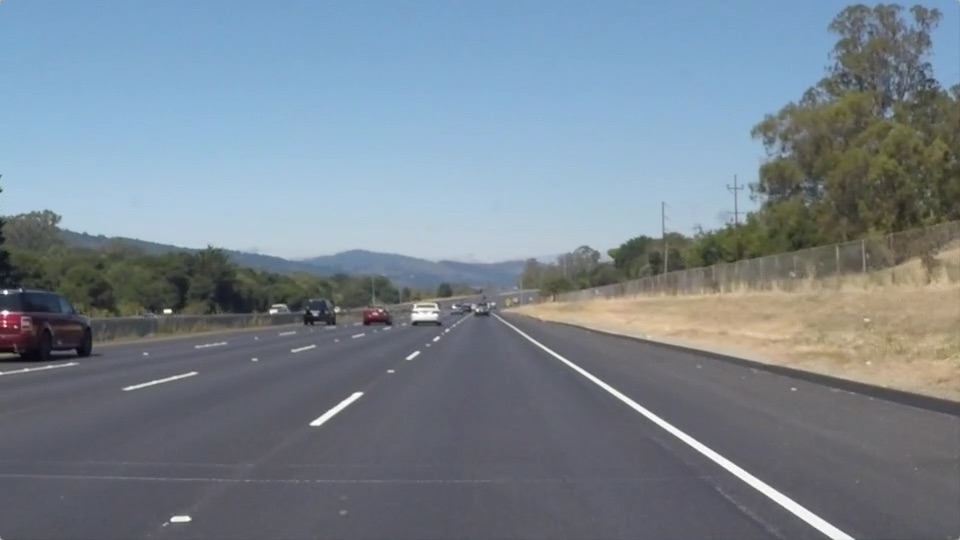
#> input picture CarND-LaneLines-P1/test_images/solidWhiteRight.jpg, 960 x 540 px
$ jupyter execute --allow-errors P1.ipynb   (shell and % lines are left out)
#> lines starting #> are read from the running program, lines starting #| are printed output that depends on the picture; after the words box and inside, x2 and y2 are one past the last pixel; in counts of white or black regions, pixels touching at a corner belong together
# **Finding Lane Lines on the Road**
***
In this project, you will use the tools you learned about in the lesson to identify lane lines on the road.  You can develop your pipeline on a series of individual images, and later apply the result to a video stream (really just a series of images). Check out the video clip "raw-lines-example.mp4" (also contained in this repository) to see what the output should look like after using the helper functions below.

Once you have a result that looks roughly like "raw-lines-example.mp4", you'll need to get creative and try to average and/or extrapolate the line segments you've detected to map out the full extent of the lane lines.  You can see an example of the result you're going for in the video "P1_example.mp4".  Ultimately, you would like to draw just one line for the left side of the lane, and one for the right.

---
Let's have a look at our first image called 'test_images/solidWhiteRight.jpg'.  Run the 2 cells below (hit Shift-Enter or the "play" button above) to display the image.

**Note** If, at any point, you encounter frozen display windows or other confounding issues, you can always start again with a clean slate by going to the "Kernel" menu above and selecting "Restart & Clear Output".

---

**The tools you have are color selection, region of interest selection, grayscaling, Gaussian smoothing, Canny Edge Detection and Hough Tranform line detection.  You  are also free to explore and try other techniques that were not presented in the lesson.  Your goal is piece together a pipeline to detect the line segments in the image, then average/extrapolate them and draw them onto the image for display (as below).  Once you have a working pipeline, try it out on the video stream below.**

---

<figure>

 <figcaption>
 <p></p>
 <p style="text-align: center;"> Your output should look something like this (above) after detecting line segments using the helper functions below </p>
 </figcaption>
</figure>
 <p></p>
<figure>

 <figcaption>
 <p></p>
 <p style="text-align: center;"> Your goal is to connect/average/extrapolate line segments to get output like this</p>
 </figcaption>
</figure>

[cell 1]
#importing some useful packages
import matplotlib.pyplot as plt
import matplotlib.image as mpimg
import numpy as np
import cv2

[cell 2]
#reading in an image
image = mpimg.imread('test_images/solidWhiteRight.jpg')
#> image is the input picture: shape (540, 960, 3); mean R, G, B 120.3, 132.6, 143.7
#printing out some stats and plotting
print('This image is:', type(image), 'with dimesions:', image.shape)
#| This image is: <class 'numpy.ndarray'> with dimesions: (540, 960, 3)
plt.imshow(image)  #call as plt.imshow(gray, cmap='gray') to show a grayscaled image

**Some OpenCV functions (beyond those introduced in the lesson) that might be useful for this project are:**

`cv2.inRange()` for color selection
`cv2.fillPoly()` for regions selection
`cv2.line()` to draw lines on an image given endpoints
`cv2.addWeighted()` to coadd / overlay two images
`cv2.cvtColor()` to grayscale or change color
`cv2.imwrite()` to output images to file
`cv2.bitwise_and()` to apply a mask to an image

**Check out the OpenCV documentation to learn about these and discover even more awesome functionality!**

Below are some helper functions to help get you started. They should look familiar from the lesson!

[cell 3]
import math

def grayscale(img):
    """Applies the Grayscale transform
    This will return an image with only one color channel
    but NOTE: to see the returned image as grayscale
    you should call plt.imshow(gray, cmap='gray')"""
    return cv2.cvtColor(img, cv2.COLOR_BGR2GRAY)

def canny(img, low_threshold, high_threshold):
    """Applies the Canny transform"""
    return cv2.Canny(img, low_threshold, high_threshold)

def gaussian_blur(img, kernel_size):
    """Applies a Gaussian Noise kernel"""
    return cv2.GaussianBlur(img, (kernel_size, kernel_size), 0)

def region_of_interest(img, vertices):
    """
    Applies an image mask.

    Only keeps the region of the image defined by the polygon
    formed from `vertices`. The rest of the image is set to black.
    """
    #defining a blank mask to start with
    mask = np.zeros_like(img)

    #defining a 3 channel or 1 channel color to fill the mask with depending on the input image
    if len(img.shape) > 2:
        channel_count = img.shape[2]  # i.e. 3 or 4 depending on your image
        ignore_mask_color = (255,) * channel_count
    else:
        ignore_mask_color = 255

    #filling pixels inside the polygon defined by "vertices" with the fill color
    cv2.fillPoly(mask, vertices, ignore_mask_color)

    #returning the image only where mask pixels are nonzero
    masked_image = cv2.bitwise_and(img, mask)
    return masked_image

def calc_slope(line):
    [[x1,y1,x2,y2]]=line
    slope=(y2-y1)/(x2-x1)
    return slope

def draw_lines(img, lines, color=[255, 0, 0], thickness=7, debug=False):
    """
    NOTE: this is the function you might want to use as a starting point once you want to
    average/extrapolate the line segments you detect to map out the full
    extent of the lane (going from the result shown in raw-lines-example.mp4
    to that shown in P1_example.mp4).

    Think about things like separating line segments by their
    slope ((y2-y1)/(x2-x1)) to decide which segments are part of the left
    line vs. the right line.  Then, you can average the position of each of
    the lines and extrapolate to the top and bottom of the lane.

    This function draws `lines` with `color` and `thickness`.
    Lines are drawn on the image inplace (mutates the image).
    If you want to make the lines semi-transparent, think about combining
    this function with the weighted_img() function below
    """

    shape_ymax, shape_xmax, _ = img.shape
    if debug==False:
        """   Calculate slopes and group the lines into left and right     """
        right_lines=[]
        left_lines=[]
        slopes=[]
        slope_thres=0.5
        for line in lines:
            slope=calc_slope(line)
            slopes.append(slope)
            if(slope>slope_thres):
                right_lines.append(line)
            elif(slope<-slope_thres):
                left_lines.append(line)

        """        Averaging        """
        left_line =np.mean(left_lines,axis=0)
        left_line =left_line.astype(int)
        right_line=np.mean(right_lines,axis=0)
        right_line=right_line.astype(int)

        """        Extrapolate        """
        y_thres=int(0.6*shape_ymax)
        m=calc_slope(left_line)
        [[x1,y1,x2,y2]]=left_line
        xmin=int(x1+(shape_ymax-y1)/m)
        xmax=int(x2-(y2-y_thres)/m)
        cv2.line(img, (xmin, shape_ymax), (xmax, y_thres), color, thickness)

        m=calc_slope(right_line)
        [[x1,y1,x2,y2]]=right_line
        xmax=int(x2+(shape_ymax-y2)/m)
        xmin=int(x1-(y1-y_thres)/m)
        cv2.line(img, (xmin, y_thres), (xmax, shape_ymax), color, thickness)
    else:
        for line in lines:
            for x1,y1,x2,y2 in line:
                cv2.line(img, (x1, y1), (x2, y2), color, thickness)

def hough_lines(img, rho, theta, threshold, min_line_len, max_line_gap):
    """
    `img` should be the output of a Canny transform.

    Returns an image with hough lines drawn.
    """
    lines = cv2.HoughLinesP(img, rho, theta, threshold, np.array([]), minLineLength=min_line_len, maxLineGap=max_line_gap)
    line_img = np.zeros((*img.shape, 3), dtype=np.uint8)
    draw_lines(line_img, lines)
    return line_img

# Python 3 has support for cool math symbols.

def weighted_img(img, initial_img, α=0.8, β=1., λ=0.):
    """
    `img` is the output of the hough_lines(), An image with lines drawn on it.
    Should be a blank image (all black) with lines drawn on it.

    `initial_img` should be the image before any processing.

    The result image is computed as follows:

    initial_img * α + img * β + λ
    NOTE: initial_img and img must be the same shape!
    """
    return cv2.addWeighted(initial_img, α, img, β, λ)

def whiten_yellow_lines(img):
    """
    Change yellow lines to white and return the processed image
    """
    color_select = np.copy(img)
    red_threshold = 120
    green_threshold = 120
    blue_threshold = 110

    thresholds = (img[:,:,2] < blue_threshold) \
               & (img[:,:,1] > green_threshold) \
               & (img[:,:,0] > red_threshold)

    color_select[thresholds,:] = [255,255,255]

    return color_select

## Test on Images

Now you should build your pipeline to work on the images in the directory "test_images"
**You should make sure your pipeline works well on these images before you try the videos.**

[cell 4]
import os
os.listdir("test_images/")

run your solution on all test_images and make copies into the test_images directory).

[cell 5]
def detect_lane(image):

    # Whiten the yellow lines to increase contrast which will ease edge detection
    whiten_img=whiten_yellow_lines(image)

    # Convert into Grayscale
    gray = grayscale(whiten_img)

    # Low pass filter with 7x7 Gaussian kernel
    blur_gray = gaussian_blur(gray, 7)

    # Canny detector
    edges=canny(blur_gray, 150, 150)

    # Mask region of interest
    shape_ymax, shape_xmax, shape_zmax = image.shape
    vertices = np.array([[(0.1*shape_xmax,0.9*shape_ymax),
                          (0.48*shape_xmax, 0.56*shape_ymax),
                          (0.52*shape_xmax, 0.56*shape_ymax),
                          (0.9*shape_xmax,0.9*shape_ymax)]], dtype=np.int32)

    masked_edges=region_of_interest(edges, vertices)

    # Hough transform to find lines
    rho = 2 # distance resolution in pixels of the Hough grid
    theta = np.pi/180 # angular resolution in radians of the Hough grid
    threshold = 40     # minimum number of votes (intersections in Hough grid cell)
    min_line_len = 10  #minimum number of pixels making up a line
    max_line_gap = 170    # maximum gap in pixels between connectable line segments
    line_image=hough_lines(masked_edges, rho, theta, threshold, min_line_len, max_line_gap)

    final_image=weighted_img(line_image, image, α=0.8, β=1., λ=0.)
    dbg=False
    if dbg==True:
        plt.subplot(2,3,1)
        plt.imshow(image)
        plt.subplot(2,3,2)
        plt.imshow(whiten_img)
        plt.subplot(2,3,3)
        plt.imshow(gray, cmap='Greys_r')
        plt.subplot(2,3,4)
        plt.imshow(edges, cmap='Greys_r')
        plt.subplot(2,3,5)
        plt.imshow(masked_edges, cmap='Greys_r')
        plt.subplot(2,3,6)
        plt.imshow(final_image)
    return (final_image)

#ret_image=detect_lane(mpimg.imread('test_images/solidWhiteCurve.jpg'))
'''
This is additional test image taken from extra.mp4
'''
ret_image=detect_lane(mpimg.imread('./test.jpg'))
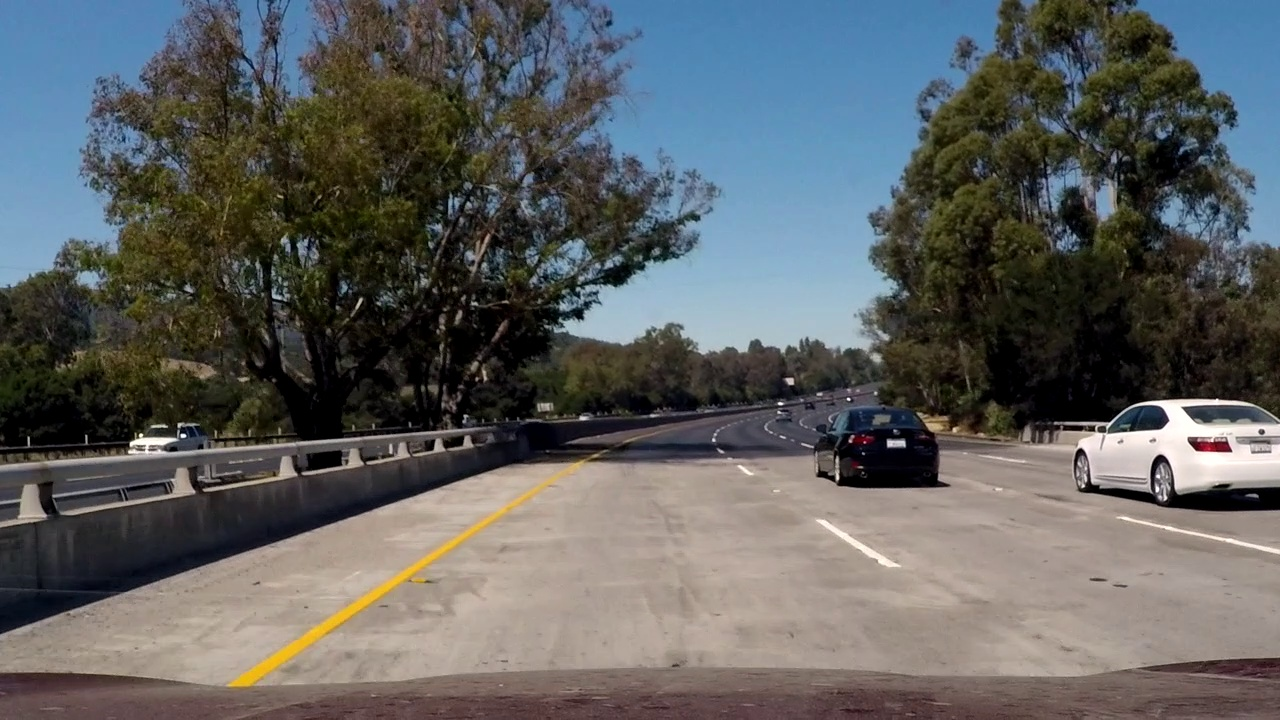
#> input picture CarND-LaneLines-P1/test.jpg, 1280 x 720 px
#> in whiten_yellow_lines, color_select is the input picture: shape (720, 1280, 3); mean R, G, B 94.3, 96.2, 96
#> in whiten_yellow_lines, `thresholds = (img[:,:,2] < blue_threshold) \ & (img[:,:,1] > green_thr..`:
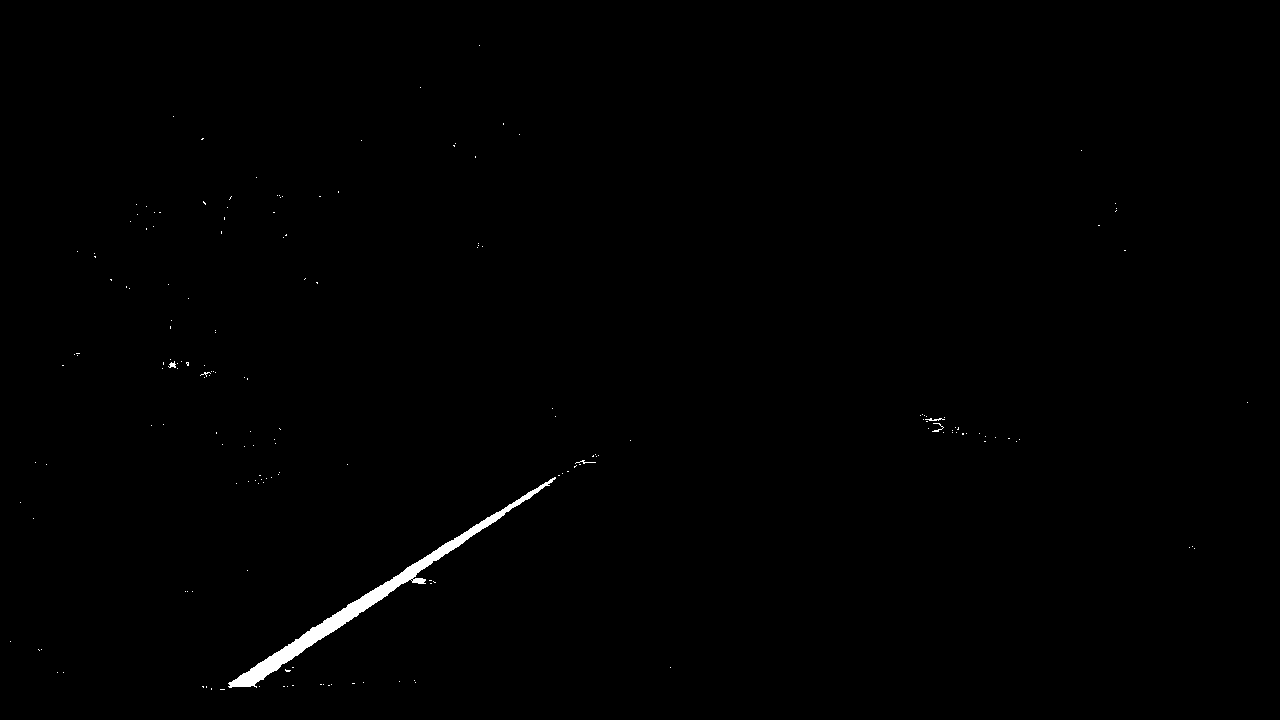
#> thresholds: shape (720, 1280) bool; 0.49% white; 179 white regions (174 under 20 px), largest, box (x1, y1, x2, y2) and area: (228, 477, 556, 688) 4086, (168, 361, 176, 368) 31, (925, 418, 945, 421) 31, (932, 423, 944, 432) 30, (575, 460, 596, 464) 27
#> in whiten_yellow_lines, `color_select[thresholds,:] = [255,255,255]`: color_select: shape (720, 1280, 3); 0.49% of pixels changed, all inside (x1, y1, x2, y2) = (10, 45, 1248, 690)
#> in canny, `return cv2.Canny(img, low_threshold, high_threshold)`: returned value: shape (720, 1280); 1.7% white in thin lines or dots
#> in region_of_interest, `cv2.fillPoly(mask, vertices, ignore_mask_color)`: mask: shape (720, 1280); 14.4% white; 1 white region, box (x1, y1, x2, y2) and area: (128, 403, 1153, 649) 132712
#> in region_of_interest, `masked_image = cv2.bitwise_and(img, mask)`:
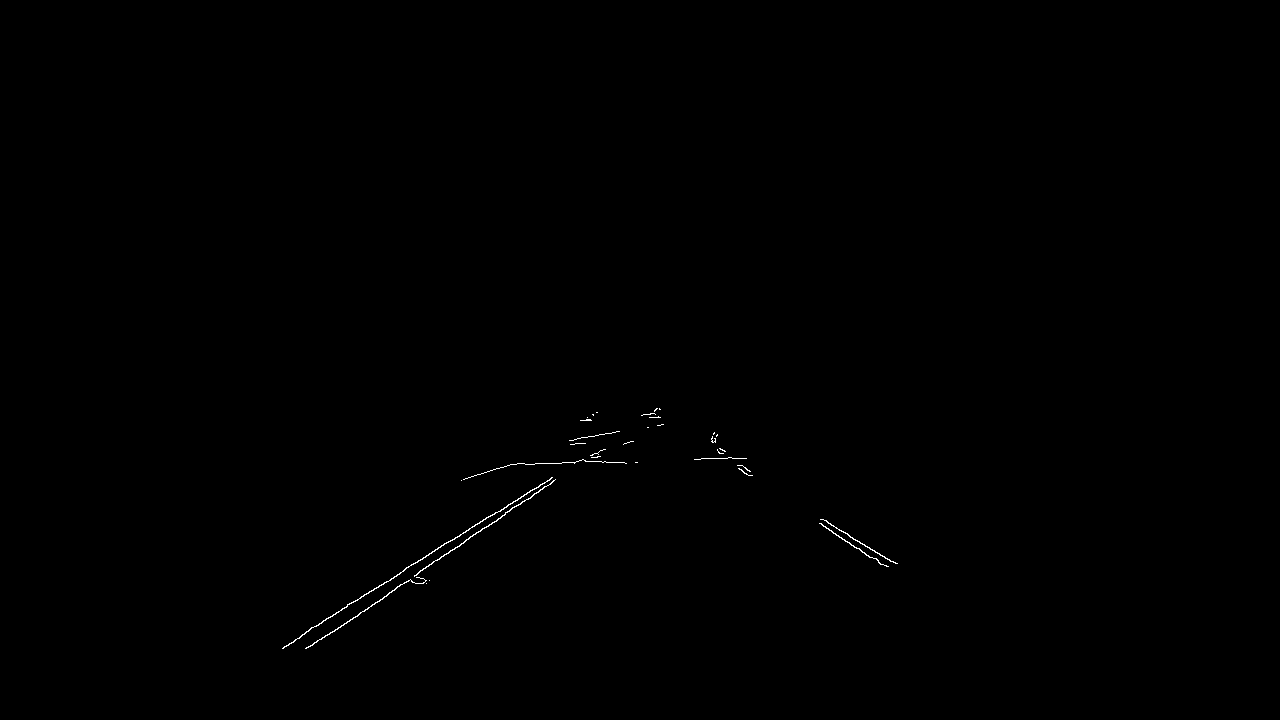
#> masked_image: shape (720, 1280); 0.17% white in thin lines or dots, all inside (x1, y1, x2, y2) = (282, 408, 898, 649)
#> in hough_lines, `lines = cv2.HoughLinesP(img, rho, theta, threshold, np.array([]), minL..`: lines = [[308, 647, 650, 417], [295, 639, 655, 414], [306, 631, 660, 409], [648, 414, 896, 563], [657, 408, 880, 564], [507, 465, 731, 457], [305, 648, 653, 413], [569, 440, 661, 424], [504, 466, 746, 458], [652, 413, 890, 561], [711, 441, 833, 533], [461, 480, 647, 427]]
#> the loop in draw_lines, `for line in lines:` made 12 passes
#> after the loop in draw_lines, `for line in lines:`: left_lines = [[[308, 647, 650, 417]], [[295, 639, 655, 414]], [[306, 631, 660, 409]], [[305, 648, 653, 413]]]; right_lines = [[[648, 414, 896, 563]], [[657, 408, 880, 564]], [[652, 413, 890, 561]], [[711, 441, 833, 533]]]; slopes = [-0.673, -0.625, -0.627, 0.601, 0.7, -0.0357, -0.675, -0.174, -0.0331, 0.622, 0.754, -0.285]
#> in draw_lines, `left_line =np.mean(left_lines,axis=0)`: left_line = [[303.5, 641.2, 654.5, 413.2]]
#> in draw_lines, `left_line =left_line.astype(int)`: left_line = [[303, 641, 654, 413]]
#> in draw_lines, `right_line=np.mean(right_lines,axis=0)`: right_line = [[667, 419, 874.8, 555.2]]
#> in draw_lines, `right_line=right_line.astype(int)`: right_line = [[667, 419, 874, 555]]
#> in draw_lines, `m=calc_slope(left_line)`: m = -0.65
#> in draw_lines, `[[x1,y1,x2,y2]]=left_line`: x1 = 303; y1 = 641; x2 = 654; y2 = 413
#> in draw_lines, `xmin=int(x1+(shape_ymax-y1)/m)`: xmin = 181
#> in draw_lines, `xmax=int(x2-(y2-y_thres)/m)`: xmax = 624
#> in draw_lines, `m=calc_slope(right_line)`: m = 0.657
#> in draw_lines, `[[x1,y1,x2,y2]]=right_line`: x1 = 667; y1 = 419; x2 = 874; y2 = 555
#> in draw_lines, `xmax=int(x2+(shape_ymax-y2)/m)`: xmax = 1125
#> in draw_lines, `xmin=int(x1-(y1-y_thres)/m)`: xmin = 686
#> in draw_lines, `cv2.line(img, (xmin, y_thres), (xmax, shape_ymax), color, thickness)`:
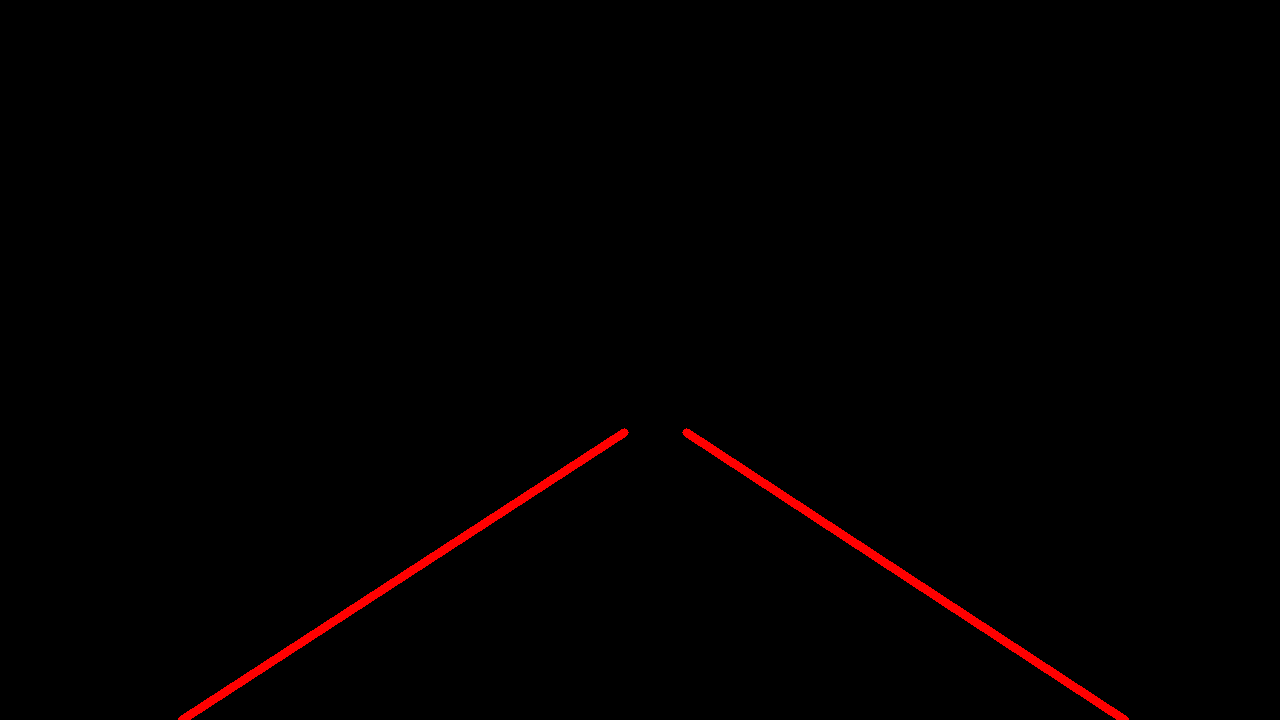
#> img: shape (720, 1280, 3); mean of channels 0, 1, 2 2.5, 0, 0; drawn as R, G, B
#> in weighted_img, `return cv2.addWeighted(initial_img, α, img, β, λ)`:
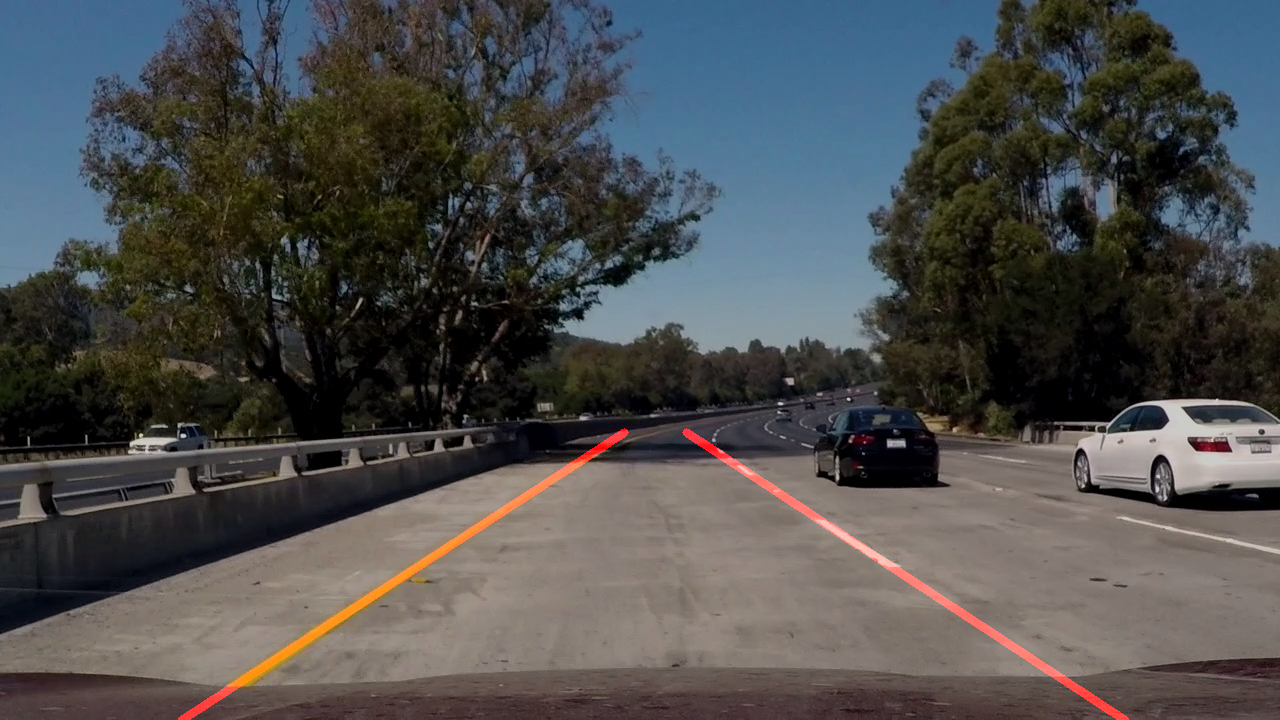
#> returned value: shape (720, 1280, 3); mean of channels 0, 1, 2 76.5, 77, 76.8; drawn as R, G, B
plt.imshow(ret_image)

#['solidWhiteCurve.jpg',
# 'solidWhiteRight.jpg',
# 'solidYellowCurve.jpg',
# 'solidYellowCurve2.jpg',
# 'solidYellowLeft.jpg',
# 'whiteCarLaneSwitch.jpg']
